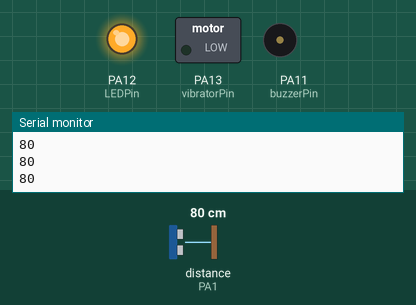
Simulated run of this sketch. Board: STM32 Blue Pill. Parts: switched loads named in the sketch (green lamp = pin HIGH), output pins drawn as LEDs (lit = HIGH), buzzer (waves = sounding, pin HIGH), the last lines printed to the serial monitor. Wiring (inferred from the names in the program): ultrasonic range finder: trigger PA0; echo PA1. Inputs (shaded band) come from the test bench; at power-on: distance to the obstacle (sensor on PA1) 80 cm. The echo pulse lasts 58.3 µs per cm; pins used as bus, display or sensor lines are not drawn.

Above: at 1.2 s.
1.3 s: distance to the obstacle (sensor on PA1) set to 2 cm
At 1.8 s:
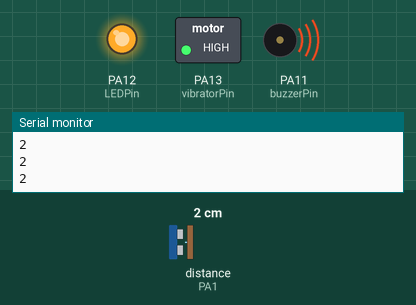
4.3 s: distance to the obstacle (sensor on PA1) set to 14 cm
7.3 s: distance to the obstacle (sensor on PA1) set to 17 cm
At 7.9 s:
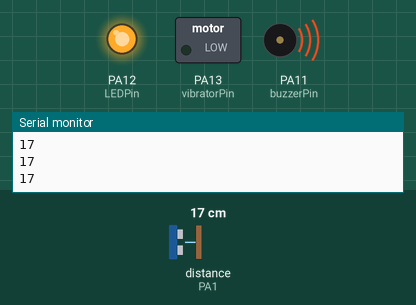
10.3 s: distance to the obstacle (sensor on PA1) set to 4 cm
At 10.9 s:
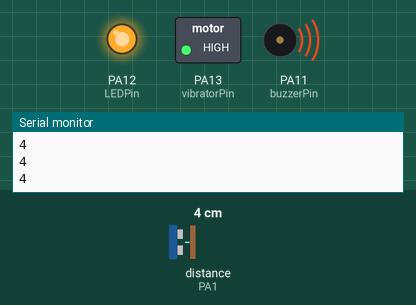
13.3 s: distance to the obstacle (sensor on PA1) set to 18 cm
At 14.0 s:
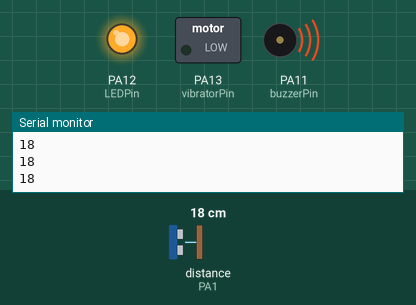
Timing chart, 0 to 17.3 s (numbered marks = the images above; inputs shaded):
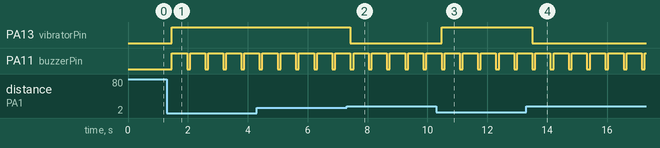

The sketch:

main.ino
```cpp
#define pingPin PA0 // Trigger Pin of Ultrasonic Sensor
#define echoPin PA1 // Echo Pin of Ultrasonic Sensor
#define buzzerPin PA11 // Echo Pin of Ultrasonic Sensor
#define vibratorPin PA13 // Echo Pin of Ultrasonic Sensor
#define LEDPin PA12 // Echo Pin of Ultrasonic Sensor

unsigned long startMillis = 0;
unsigned long previousMillis;
unsigned int interval_buzzer_on = 500;
unsigned int interval_buzzer_off = 5000;

int statusOutput = LOW;
int statusBuzzer = LOW;
int statusVibrator = LOW;

long duration, cm;

void setup()
{
    Serial.begin(9600); // Starting Serial Terminal
    pinMode(echoPin, INPUT);
    pinMode(pingPin, OUTPUT);
    pinMode(buzzerPin, OUTPUT);
    pinMode(vibratorPin, OUTPUT);
    pinMode(LEDPin, OUTPUT);
}

void loop()
{
    digitalWrite(LEDPin, HIGH);
    getRange();
    if(cm > 50)
    {
        interval_buzzer_off = 2000;
        digitalWrite(vibratorPin, LOW);
    }
    else if(cm > 25)
    {
        interval_buzzer_off = 500;
        digitalWrite(vibratorPin, LOW);
    }
    else if(cm > 15)
    {
        interval_buzzer_off = 100;
        digitalWrite(vibratorPin, LOW);
    }
    else if(cm <= 15)
    {
        interval_buzzer_off = 20;
         digitalWrite(vibratorPin, HIGH);
    }

    previousMillis = millis();

    if((statusOutput == HIGH) && (previousMillis - startMillis >= interval_buzzer_on)) {

        statusOutput = LOW;
        startMillis = previousMillis;
        digitalWrite(LEDPin, statusOutput);
        digitalWrite(buzzerPin, statusOutput);

    } else if ((statusOutput == LOW) && (previousMillis - startMillis >= interval_buzzer_off)) {

        statusOutput = HIGH;
        startMillis = previousMillis;
        digitalWrite(LEDPin, statusOutput);
        digitalWrite(buzzerPin, statusOutput);
    }
}

void getRange()
{
    digitalWrite(pingPin, LOW);
    delayMicroseconds(2);
    digitalWrite(pingPin, HIGH);
    delayMicroseconds(10);
    digitalWrite(pingPin, LOW);
    duration = pulseIn(echoPin, HIGH);
    cm = microsecondsToCentimeters(duration);
    Serial.println(cm);
    delay(100);
}


long microsecondsToCentimeters(long microseconds)
{
    return microseconds / 29 / 2;
}
```

Measured:
- the behaviour switches between 15 and 16 cm on distance to the obstacle (sensor on PA1) (found by bisection; images 1 and 2)
- after the input at 1.3 s, PA13 (vibratorPin): LOW → HIGH after 0.17 s
- after the input at 7.3 s, PA13 (vibratorPin): HIGH → LOW after 0.13 s
- after the input at 10.3 s, PA13 (vibratorPin): LOW → HIGH after 0.18 s
- after the input at 13.3 s, PA13 (vibratorPin): HIGH → LOW after 0.20 s
- by itself, PA11 (buzzerPin): alternates HIGH for 0.51 s and LOW for 0.10 s
